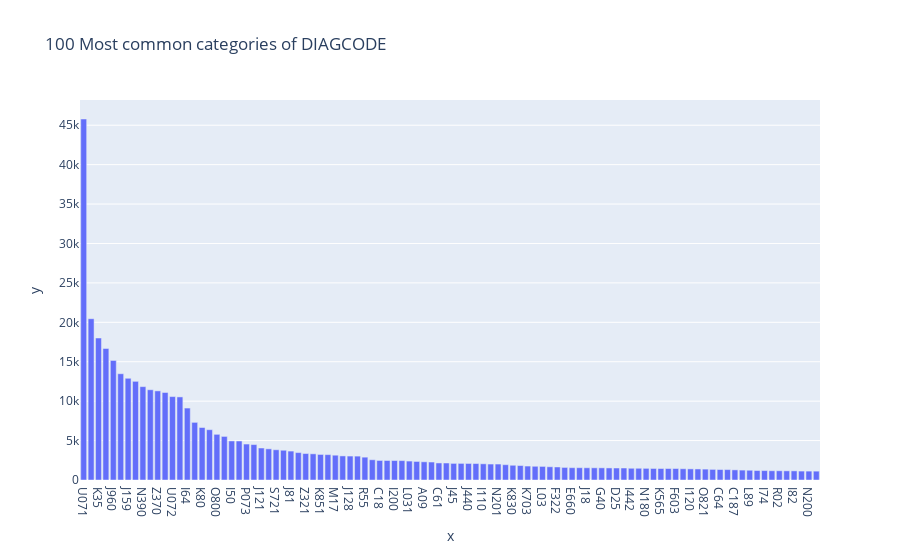

The code cell stored with this chart in its notebook:
### Code cell
profile_serie(main_db['DIAGCODE'])

### Figure 1 — Plotly figure (JSON) as saved in the notebook; plotly's stock layout.template omitted (floating-point values rounded to 4 significant figures)
{"data": [{"alignmentgroup": "True", "hovertemplate": "x=%{x}<br>y=%{y}<extra></extra>", "legendgroup": "", "marker": {"color": "#636efa", "pattern": {"shape": ""}}, "name": "", "offsetgroup": "", "orientation": "v", "showlegend": false, "textposition": "auto", "type": "bar", "x": ["U071", "I21", "K35", "O80", "J960", "K810", "J159", "I63", "N390", "N40", "Z370", "I500", "U072", "J180", "I64", "J441", "K80", "N17", "O800", "K85", "I50", "I48", "P073", "I26", "J121", "S720", "S721", "N18", "J81", "I771", "Z321", "J189", "K851", "C16", "M17", "J129", "J128", "K800", "R55", "M16", "C18", "J90", "I200", "C20", "L031", "O60", "A09", "J15", "C61", "N20", "J45", "F29", "J440", "O820", "I110", "E101", "N201", "K922", "K830", "F20", "K703", "B342", "L03", "I850", "F322", "K805", "E660", "N19", "J18", "K721", "G40", "C50", "D25", "C67", "I442", "J210", "N180", "K40", "K565", "E66", "F603", "A419", "I120", "R56", "O821", "I679", "C64", "I828", "C187", "R100", "L89", "K612", "I74", "K351", "R02", "I10", "I82", "R17", "N200", "O42"], "xaxis": "x", "y": [45790, 20460, 18010, 16684, 15164, 13480, 12902, 12516, 11842, 11447, 11304, 11100, 10581, 10539, 9125, 7310, 6659, 6382, 5794, 5528, 4954, 4945, 4561, 4494, 4059, 3953, 3837, 3775, 3668, 3478, 3356, 3321, 3241, 3218, 3146, 3055, 3037, 3029, 2897, 2569, 2480, 2475, 2468, 2460, 2401, 2353, 2308, 2279, 2162, 2154, 2105, 2105, 2098, 2086, 2053, 2025, 2025, 1942, 1868, 1832, 1768, 1740, 1724, 1678, 1651, 1594, 1562, 1560, 1551, 1546, 1542, 1530, 1522, 1521, 1488, 1487, 1478, 1463, 1458, 1457, 1457, 1427, 1411, 1400, 1381, 1345, 1328, 1322, 1285, 1256, 1238, 1200, 1195, 1173, 1172, 1163, 1159, 1132, 1126, 1123], "yaxis": "y"}], "layout": {"barmode": "relative", "legend": {"tracegroupgap": 0}, "title": {"text": "100 Most common categories of DIAGCODE"}, "xaxis": {"anchor": "y", "domain": [0, 1], "title": {"text": "x"}}, "yaxis": {"anchor": "x", "domain": [0, 1], "title": {"text": "y"}}}}
